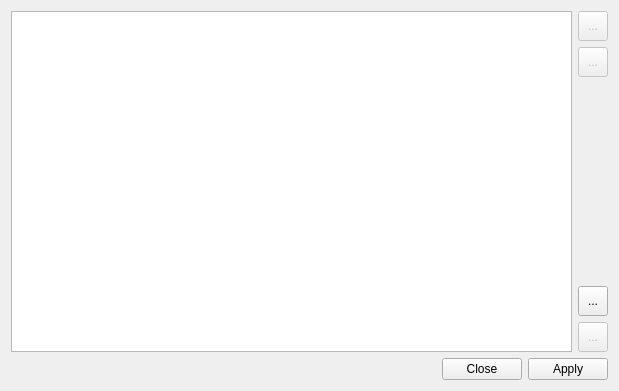
<?xml version="1.0" encoding="UTF-8"?>
<ui version="4.0">
 <class>DictionarySettings</class>
 <widget class="QWidget" name="DictionarySettings">
  <property name="geometry">
   <rect>
    <x>0</x>
    <y>0</y>
    <width>619</width>
    <height>391</height>
   </rect>
  </property>
  <property name="windowTitle">
   <string>Dictionary Settings</string>
  </property>
  <layout class="QVBoxLayout" name="verticalLayout_3">
   <item>
    <layout class="QHBoxLayout" name="layoutTop">
     <item>
      <widget class="QListWidget" name="listDictionaries"/>
     </item>
     <item>
      <layout class="QVBoxLayout" name="layoutButtons">
       <item>
        <widget class="QToolButton" name="buttonUp">
         <property name="enabled">
          <bool>false</bool>
         </property>
         <property name="minimumSize">
          <size>
           <width>30</width>
           <height>30</height>
          </size>
         </property>
         <property name="toolTip">
          <string>Increase priority in search results</string>
         </property>
         <property name="text">
          <string>...</string>
         </property>
        </widget>
       </item>
       <item>
        <widget class="QToolButton" name="buttonDown">
         <property name="enabled">
          <bool>false</bool>
         </property>
         <property name="minimumSize">
          <size>
           <width>30</width>
           <height>30</height>
          </size>
         </property>
         <property name="toolTip">
          <string>Decrease priority in search results</string>
         </property>
         <property name="text">
          <string>...</string>
         </property>
        </widget>
       </item>
       <item>
        <spacer name="spacerButtons">
         <property name="orientation">
          <enum>Qt::Vertical</enum>
         </property>
         <property name="sizeHint" stdset="0">
          <size>
           <width>20</width>
           <height>40</height>
          </size>
         </property>
        </spacer>
       </item>
       <item>
        <widget class="QToolButton" name="buttonAdd">
         <property name="minimumSize">
          <size>
           <width>30</width>
           <height>30</height>
          </size>
         </property>
         <property name="toolTip">
          <string>Add a dictionary
Applies all settings</string>
         </property>
         <property name="text">
          <string>...</string>
         </property>
        </widget>
       </item>
       <item>
        <widget class="QToolButton" name="buttonDelete">
         <property name="enabled">
          <bool>false</bool>
         </property>
         <property name="minimumSize">
          <size>
           <width>30</width>
           <height>30</height>
          </size>
         </property>
         <property name="toolTip">
          <string>Remove the selected dictionary
Applies all settings</string>
         </property>
         <property name="text">
          <string>...</string>
         </property>
        </widget>
       </item>
      </layout>
     </item>
    </layout>
   </item>
   <item>
    <widget class="QDialogButtonBox" name="buttonBox">
     <property name="standardButtons">
      <set>QDialogButtonBox::Apply|QDialogButtonBox::Close</set>
     </property>
    </widget>
   </item>
  </layout>
 </widget>
 <resources/>
 <connections/>
</ui>
